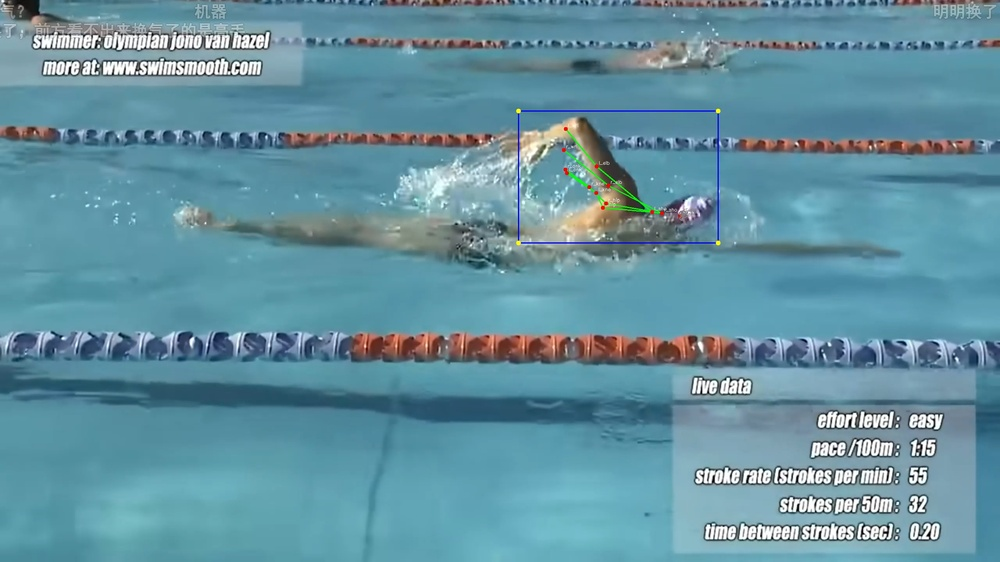
#> input picture yolo_extract -/yolo/make_dataset/images_editor/001_0016.jpg, 1000 x 562 px, shrunk from 2560 x 1440 before the run
$ python -i preprocess.py   (imports and definitions only)
#> lines starting #> are read from the running program, lines starting #| are printed output that depends on the picture
#> further down, picture is the input picture: shape (562, 1000, 3); mean B, G, R 160, 145.3, 99.3
import cv2
import random

def preprocess_frame(frame,
                     training=False,
                     noise_robust=True):
    """
    统一预处理入口

    training=True  → 训练阶段
    noise_robust=True → 随机增强（50%）
    """

    processed = frame.copy()

    # ==========================
    # 1️⃣ 噪声鲁棒训练（仅训练阶段）
    # ==========================
    if training and noise_robust:
        if random.random() < 0.5:
            # 50% 图像做预处理
            processed = apply_filter(processed)
    else:
        # 推理阶段全部处理
        processed = apply_filter(processed)

    return processed


def apply_filter(frame):
    # 1️⃣ 双边滤波
    frame = cv2.bilateralFilter(frame, 7, 60, 60)

    # 2️⃣ 轻度 CLAHE
    lab = cv2.cvtColor(frame, cv2.COLOR_BGR2LAB)
#> lab: shape (562, 1000, 3); mean of channels 0, 1, 2 147, 117.1, 115.6
    l, a, b = cv2.split(lab)
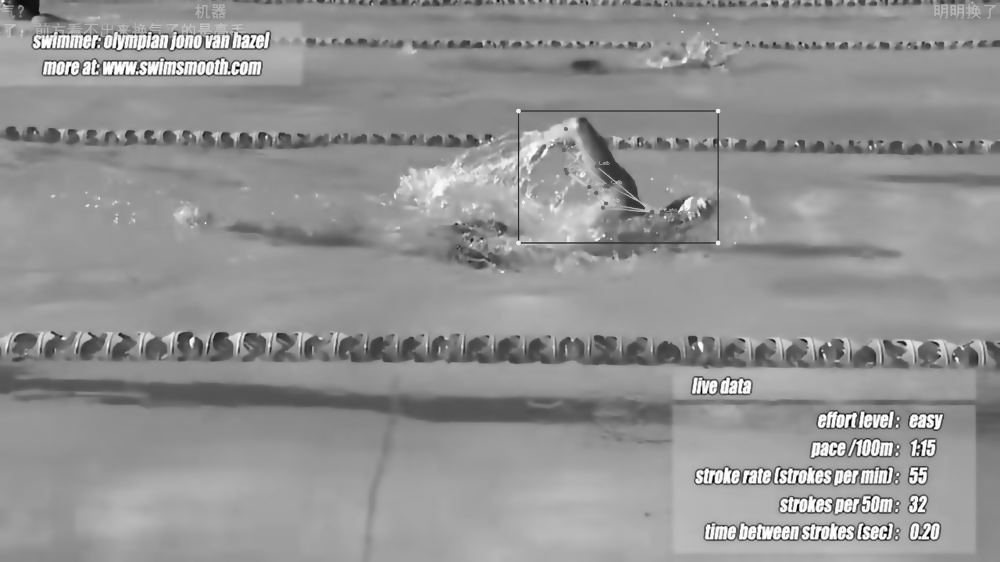
#> l: shape (562, 1000); min 2, max 254, mean 147
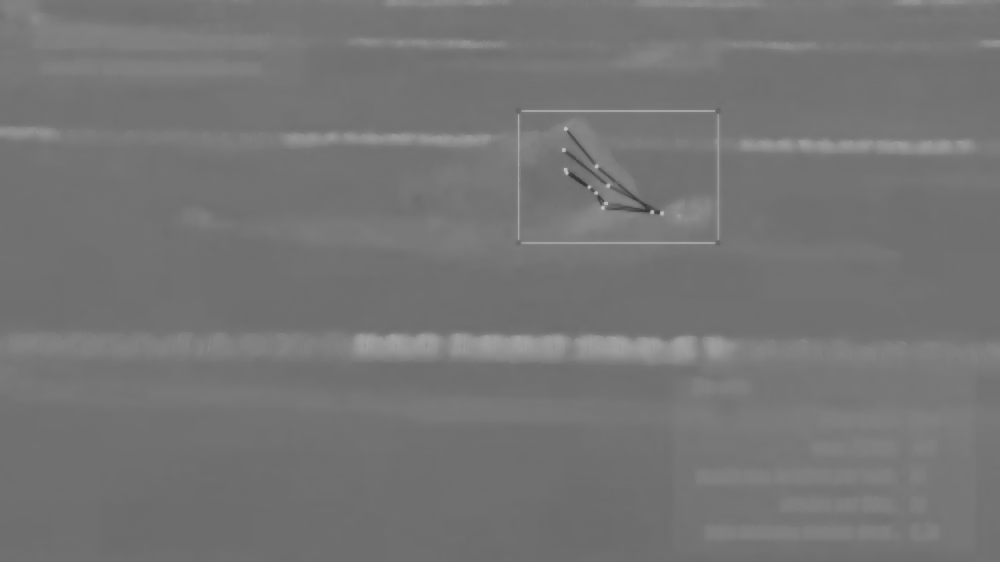
#> a: shape (562, 1000); min 52, max 190, mean 117.1

    clahe = cv2.createCLAHE(clipLimit=2.0, tileGridSize=(8, 8))
    cl = clahe.apply(l)
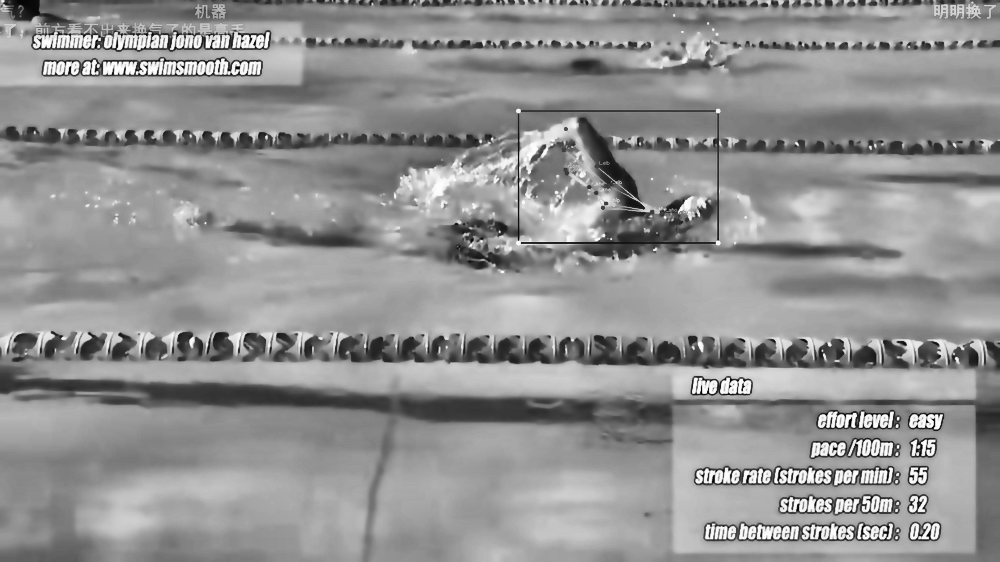
#> cl: shape (562, 1000); min 2, max 255, mean 145.9

    limg = cv2.merge((cl, a, b))
#> limg: shape (562, 1000, 3); mean of channels 0, 1, 2 145.9, 117.1, 115.6
    frame = cv2.cvtColor(limg, cv2.COLOR_LAB2BGR)
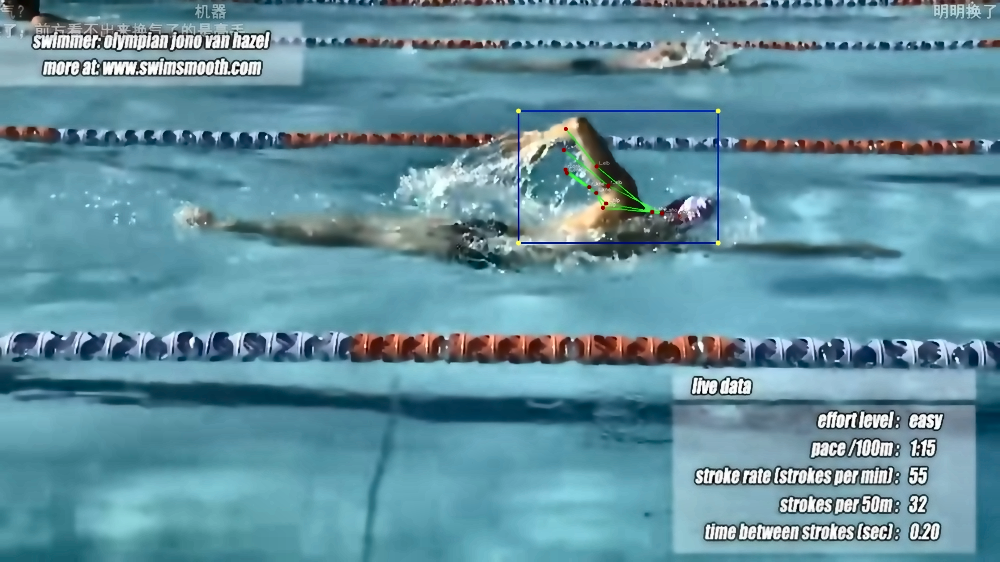
#> frame: shape (562, 1000, 3); mean B, G, R 159.5, 144.9, 98.5

    return frame

>>> import cv2
>>> picture = cv2.imread('yolo_extract -/yolo/make_dataset/images_editor/001_0016.jpg')
>>> result = preprocess_frame(picture)
